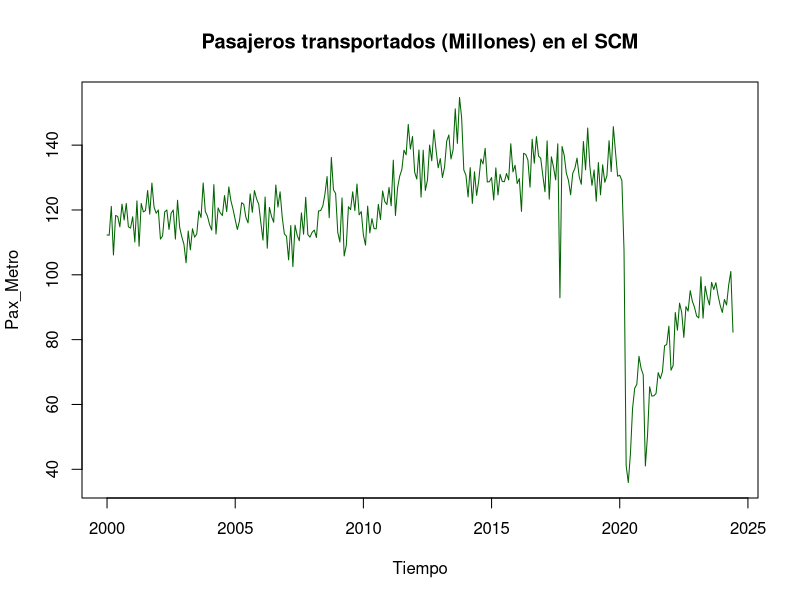
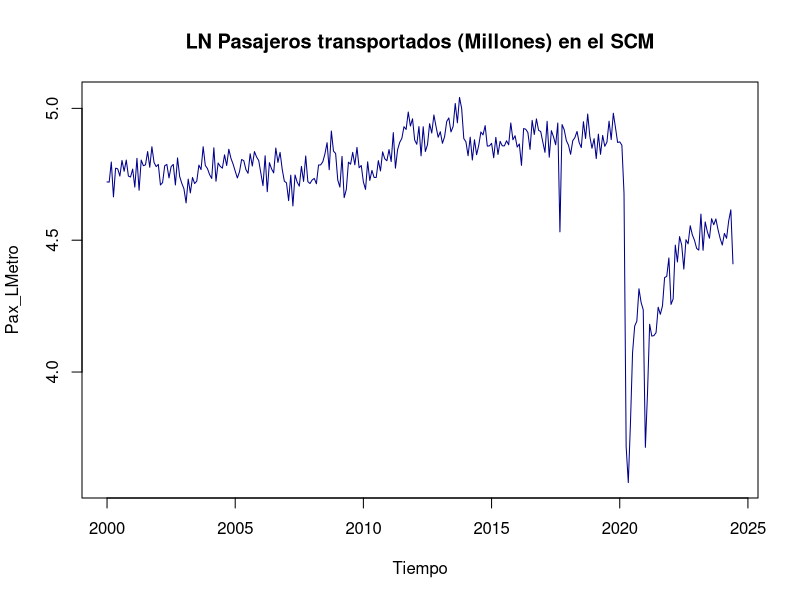
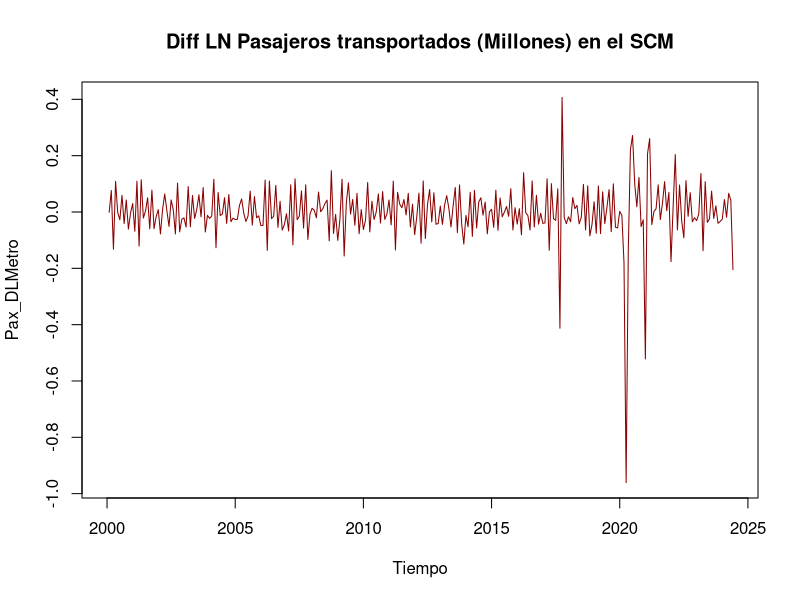
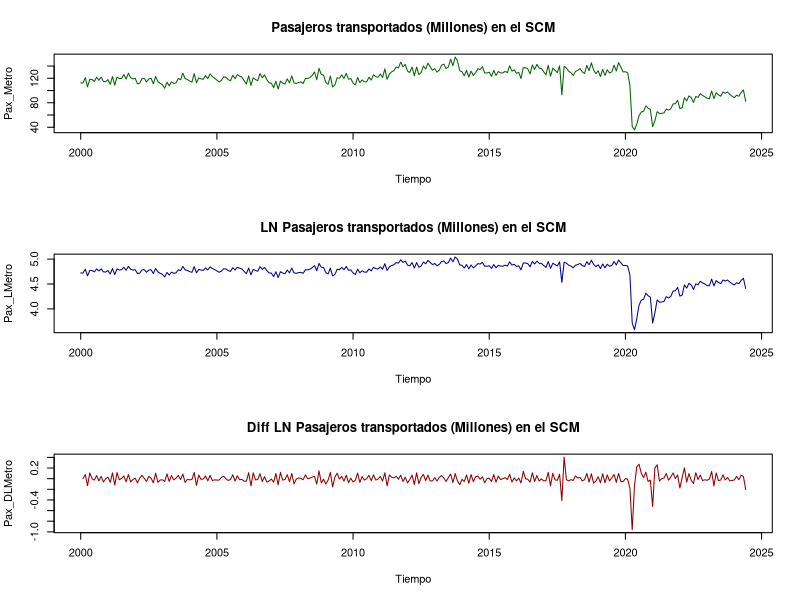
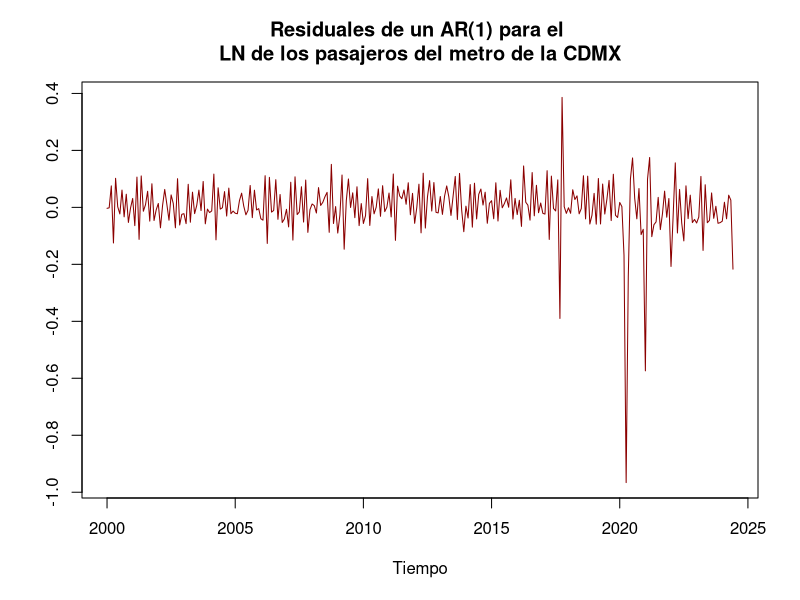
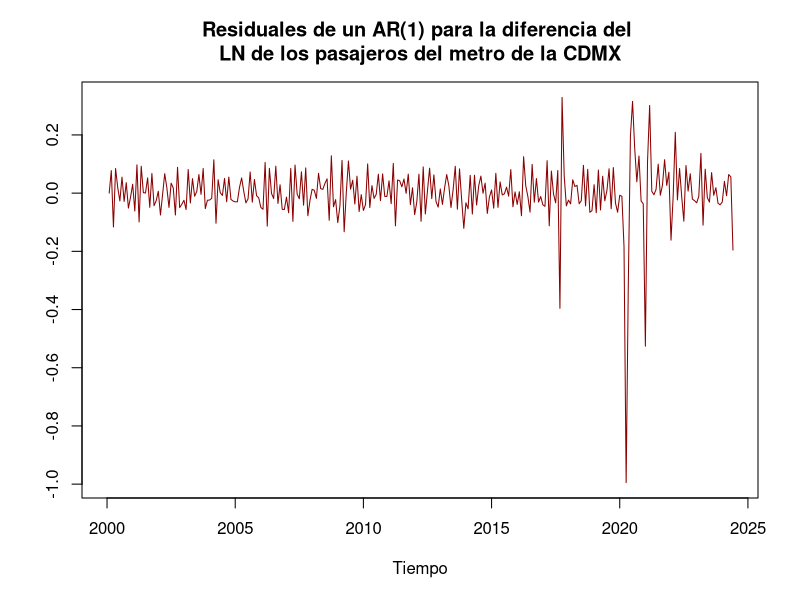

Write R code to recreate these figures, in order.
## ---- chunk 1
knitr::opts_chunk$set(echo = TRUE)

#install.packages("ggplot2")
#install.packages("dplyr")
#install.packages("readxl")
#install.packages(stats)
# 
library(ggplot2)
library(dplyr)
library(readxl)
library(stats)

## ---- chunk 2

Datos <- read_excel("Base_Transporte.xlsx", sheet = "Datos", col_names = TRUE)

head(Datos)

## ---- chunk 3

# En Niveles
Dat_Aereo <- ts(Datos[c("Pax_Nal", "Pax_Int", "Vue_Nal", "Vue_Int")], 
                start = c(2000, 1), 
                freq = 12)

Pax_Metro <- ts(Datos$Pax_Metro, start = c(2000, 1), 
                freq = 12)

# En Logaritmos:
Dat_LAereo <- ts(log(Datos[c("Pax_Nal", "Pax_Int", "Vue_Nal", "Vue_Int")]), 
                start = c(2000, 1), 
                freq = 12)

Pax_LMetro <- ts(log(Datos$Pax_Metro), start = c(2000, 1), 
                freq = 12)

# Diferencias mensuales:

Pax_DLMetro <- ts( log(Datos$Pax_Metro) - lag( log(Datos$Pax_Metro), 1 ),
                 start = c(2000, 1), freq = 12)

## ---- chunk 4

plot(Pax_Metro, xlab = "Tiempo", 
     main = "Pasajeros transportados (Millones) en el SCM",
     col = "darkgreen")

plot(Pax_LMetro, xlab = "Tiempo", 
     main = "LN Pasajeros transportados (Millones) en el SCM",
     col = "darkblue")

plot(Pax_DLMetro, xlab = "Tiempo", 
     main = "Diff LN Pasajeros transportados (Millones) en el SCM", 
     col = "darkred")

## ---- chunk 5

#
par(mfrow = c(3,1))

plot(Pax_Metro, xlab = "Tiempo", 
     main = "Pasajeros transportados (Millones) en el SCM",
     col = "darkgreen")

plot(Pax_LMetro, xlab = "Tiempo", 
     main = "LN Pasajeros transportados (Millones) en el SCM",
     col = "darkblue")

plot(Pax_DLMetro, xlab = "Tiempo", 
     main = "Diff LN Pasajeros transportados (Millones) en el SCM", 
     col = "darkred")

par(mfrow=c(1,1))

## ---- chunk 6
# 
arima(Pax_LMetro, order = c(1, 0, 0), method = "ML")

AR_Pax_LMetro <- arima(Pax_LMetro, order = c(1, 0, 0), method = "ML")

AR_Pax_LMetro

names(AR_Pax_LMetro)

mean(AR_Pax_LMetro$residuals)

plot(AR_Pax_LMetro$residuals, 
     col = "darkred",
     xlab = "Tiempo", 
     ylab = "",
     main = "Residuales de un AR(1) para el \nLN de los pasajeros del metro de la CDMX")

## ---- chunk 7
# 
arima(Pax_DLMetro, order = c(1, 0, 0), method = "ML")

arima(Pax_LMetro, order = c(1, 1, 0), method = "ML")

AR_Pax_DLMetro <- arima(Pax_DLMetro, order = c(1, 0, 0), method = "ML")

AR_Pax_DLMetro

names(AR_Pax_DLMetro)

mean(AR_Pax_DLMetro$residuals)

plot(AR_Pax_DLMetro$residuals, 
     col = "darkred",
     xlab = "Tiempo", 
     ylab = "",
     main = "Residuales de un AR(1) para la diferencia del \nLN de los pasajeros del metro de la CDMX")

